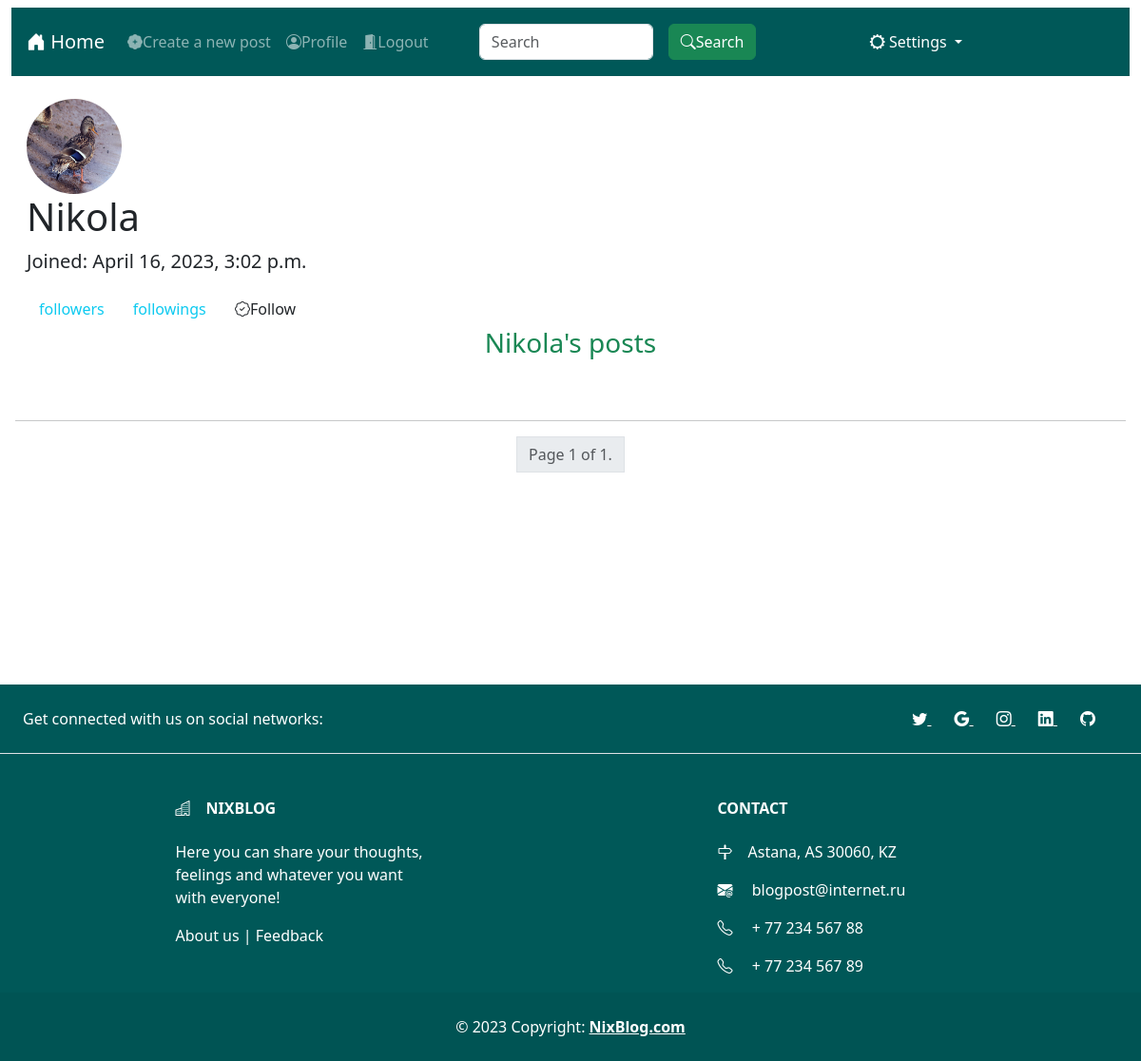
The app's page /posts/user/Nikola/ (signed in), older data.
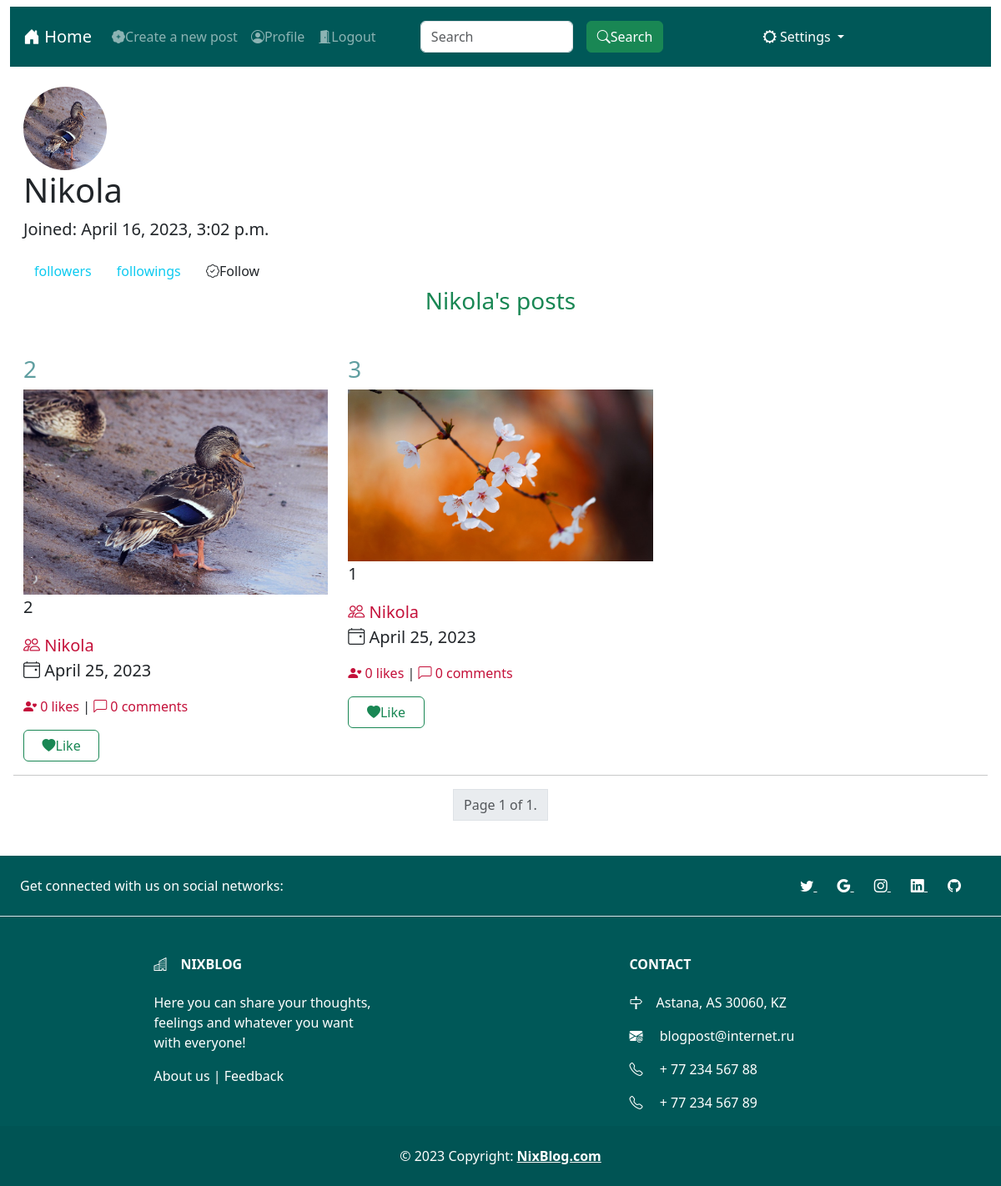
The same page, newer data.
### PostApp/models.py (models this page shows, shortened)
class Profile(models.Model):
    user = models.OneToOneField(User, on_delete=models.CASCADE)
    profile_img = models.ImageField(upload_to='profiles_images/')
    nickname = models.CharField(max_length=64, unique=True)
    about = models.TextField(max_length=5000, null=True, blank=True)

class Post(models.Model):
    title = models.CharField('Title', max_length=128, db_index=True)
    body = models.TextField('Text')
    created_date = models.DateField('Date of creation', auto_now_add=True)
    author = models.ForeignKey(User, on_delete=models.CASCADE)
    image = models.ImageField(upload_to='posts_images/')
    slug = models.SlugField(
        null=False,
        blank=True,
        unique=True,
    )

### PostApp/views.py (the view)
# urls.py: path('posts/user/<str:author>/', views.user_posts, name='user_posts'),
@login_required
def user_posts(request: HttpRequest, author: str) -> HttpResponse:
    logger.info(f'{request.user} connected {request.path}')
    posts = cache.get("%s's posts" % (str(author),))
    if not posts:
        posts = Post.objects.filter(author__profile__nickname=author).order_by('title')
        cache.set("%s's posts" % (str(author),), posts, timeout=10)
    author = Profile.objects.get(nickname=author)
    followed = Follower.objects.filter(
        who_followed=author,
        who_follow=request.user.profile
    )
    paginator = Paginator(posts, 3)
    page_number = request.GET.get('page')
    page_obj = paginator.get_page(page_number)
    context = {
        "author": author,
        "page_obj": page_obj,
        "followed": followed,
    }
    return render(request, 'user_posts.html', context=context)

### PostApp/templatetags/extra_tags.py (called while the page is built)
@register.simple_tag(takes_context=True)
def post_like(context, post_id):
    user = context["request"].user
    try:
        like = PostLike.objects.get(for_post_id=post_id, who_liked_id=user.id)
        return like
    except:
        return None

@register.simple_tag()
def count_comments(slug: str) -> int:
    post = Post.objects.get(slug=slug)
    comments = PostComment.objects.filter(
        for_post=post,
    ).count()
    return int(comments)

@register.simple_tag()
def count_likes(slug: int) -> int:
    post = Post.objects.get(slug=slug)
    likes = PostLike.objects.filter(
        for_post=post,
        is_liked=True,
    ).count()
    return int(likes)

### templates/PostApp/user_posts.html (shortened to what this page needs)
{% extends 'base.html' %}
{% load extra_tags %}
{% block main %}
    <div class="m-3">
        <div class="container-fluid">
        <div>
            <img style="max-height: 100px; max-width: 100px; border: none; border-radius: 50px; min-width: 100px; min-height: 100px" src="{{ author.profile_img.url }}" alt="">
            <div>
                 <h1>{{ author.nickname }}</h1>
                <p class="fs-5">Joined: {{ author.user.date_joined }}</p>
            </div>
        </div>
        <div>
            <button style="color: #0dcaf0" class="btn" onclick="window.location.href = '{% url 'my_followers' %}'">followers</button>
                <button style="color: #0dcaf0" class="btn" onclick="window.location.href = '{% url 'my_followings'%}'">followings</button>
                {% if followed %}
                        <button class="btn bi bi-backspace-fill" onclick="window.location.href = '{% url 'to_follow_user' author.pk %}'">Unfollow</button>
                {% else %}
                    <button class="btn  bi bi-patch-check" onclick="window.location.href = '{% url 'to_follow_user' author.pk %}'">Follow</button>
                {% endif %}
        </div>
       </div>
    <h3 class="text-center mb-5 text-success">{{ author.nickname }}'s posts</h3>
        <div class="container-fluid">
            <div class="row">
                {% for post in page_obj %}
                <div class=" col-md-4 card border-0">
                    <h3>
                        <a style="color: cadetblue;" class="text-decoration-none" href="{% url 'post' post.slug %}">
                            {{ post.title }}
                        </a>
                    </h3>
                    <img src="{{ post.image.url }}" alt="">
                    <p class="fs-5">{{ post.body|truncatewords:50}}</p>
                    {% if request.user == post.author %}
                        <a style="color: #c4113a" class="text-decoration-none fs-5 bi bi-people" href="{% url 'profile' %}">
                            {{ post.author.profile.nickname }}
                        </a>
                    {% else %}
                        <a style="color: #c4113a" class="text-decoration-none fs-5 bi bi-people" href="{% url 'user_posts' post.author.profile.nickname %}">
                            {{ post.author.profile.nickname }}
                        </a>
                    {% endif %}
                    <p class="card-text fs-5 bi bi-calendar4-event"> {{ post.created_date }}</p>
                    <p>
                        <a style="color: #c4113a" class="text-decoration-none bi bi-person-heart" href="{% url 'likes_list' post.slug %}"> {% count_likes post.slug %} likes</a>
                        |
                        <a style="color: #c4113a" class="text-decoration-none bi bi-chat-left" href="{% url 'post' post.slug %}"> {% count_comments post.slug %} comments</a>
                    </p>
                {% if request.user.is_authenticated %}
                    {% post_like post.pk as like %}
                    {% if like %}
                        {% if like.is_liked %}
                            <button class="bi bi-heartbreak btn btn-danger w-25" onclick="window.location.href = '{% url 'create_like' post.slug %}'">Like</button>
                        {% else %}
                            <button class="bi bi-heart-fill btn btn-outline-success w-25" onclick="window.location.href = '{% url 'create_like' post.slug %}'">Like</button>
                        {% endif %}
                        {% else %}
                        <button class="bi bi-heart-fill btn btn-outline-success w-25" onclick="window.location.href = '{% url 'create_like' post.slug %}'">Like</button>
                        {% endif %}
                        {% else %}
                        <button class="bi bi-heart-fill btn btn-outline-success w-25" onclick="window.location.href = '{% url 'login'%}'">Like</button>
                {% endif %}
                </div>
            {% endfor %}
            </div>
        </div>
    <hr>
    <div class="d-flex justify-content-center">
        <ul class="pagination">
            <a class="page-link disabled" href="#">Page {{ page_obj.number }} of {{ page_obj.paginator.num_pages }}.</a>
    </ul>
    </div>
    </div>
{% endblock main %}

### templates/PostApp/base.html (shortened to what this page needs)
{% load static %}
<!doctype html>
<html lang="en">
<head>
    <link rel="stylesheet" href="{% static 'bootstrap-5/css/bootstrap.min.css' %}">
    <link rel="stylesheet" href="https://cdn.jsdelivr.net/npm/bootstrap-icons@1.10.4/font/bootstrap-icons.css">
    <link rel="stylesheet" href="{% static 'custom_css/index.css' %}">
</head>
<body>
<div class="wrapper">
    <div class="content">
        <div class="container-fluid">
<nav class="navbar navbar-dark navbar-expand-lg ">
    <div class="container-fluid p-3" style="background-color: #005858">
        <ul class="navbar-nav">
         <a class="navbar-brand bi bi-house-door-fill" href="{% url 'posts' %}">
            Home
        </a>
        {% if request.user.is_authenticated %}
            {% if request.user.profile %}
                <li class="nav-item">
                    <a class="nav-link bi bi-patch-plus-fill" href="{% url 'create_post' %}">Create a new post</a>
                </li>
            {% endif %}
                <li class="nav-item">
                    <a class="nav-link bi bi-person-circle" href="{% url 'profile' %}">Profile</a>
                </li>
                <li class="nav-item">
                    <a class="nav-link bi bi-door-open-fill" href="{% url 'logout' %}">Logout</a>
                </li>
        {% endif %}
        </ul>
         <form class="d-flex justify-content-end" action="{% url 'search' %}">
                <div class="col-6">
                    <input class="form-control" type="text" name="q" placeholder="Search">
                </div>
                <div class="col-6">
                    <button class="ms-3 bi bi-search btn btn-success" type="submit">Search</button>
                </div>
    </form>
    <div class="dropdown" style="margin-right: 10rem;">
  <a class="bg-transparent dropdown-toggle text-decoration-none text-white bi bi-gear-wide" type="button" id="dropdownMenuLink" data-bs-toggle="dropdown" aria-expanded="false">
    Settings
  </a>
</div>
    </div>
</nav>
</div>
    {% block main %}
    {% endblock main %}
    </div>
<div class="footer">
    <footer class="text-center text-lg-start text-white" style="background-color: #005858;" >
  <section class="d-flex justify-content-center justify-content-lg-between p-4 border-bottom">
    <div class="me-5 d-none d-lg-block">
      <span>Get connected with us on social networks:</span>
    </div>
    <div>
      <a href="" class="me-4 text-reset">
        <i class="bi bi-twitter"></i>
      </a>
      <a href="" class="me-4 text-reset">
        <i class="bi bi-google"></i>
      </a>
      <a href="" class="me-4 text-reset">
        <i class="bi bi-instagram"></i>
      </a>
      <a href="" class="me-4 text-reset">
        <i class="bi bi-linkedin"></i>
      </a>
      <a href="" class="me-4 text-reset">
        <i class="bi bi-github"></i>
      </a>
    </div>
  </section>
  <section class="">
    <div class="container text-center text-md-start mt-5">
      <div class="row mt-3">
        <div class="col-md-3 col-lg-4 col-xl-3 mx-auto mb-4">
          <h6 class="text-uppercase fw-bold mb-4">
            <i class="bi bi-buildings me-3"></i>NixBlog
          </h6>
          <p>
            Here you can share your thoughts, feelings and whatever you want with everyone!
          </p>
            <a class="text-decoration-none text-white" href="{% url 'about' %}">About us</a>
            |
            <a class="text-decoration-none text-white"  href="{% url 'feedback' %}">Feedback</a>
        </div>
        <div class="col-md-4 col-lg-3 col-xl-3 mx-auto mb-md-0 mb-4">
          <h6 class="text-uppercase fw-bold mb-4">Contact</h6>
          <p><i class="bi bi-signpost me-3"></i>Astana, AS 30060, KZ</p>
          <p>
            <i class="bi bi-envelope-at-fill me-3"></i>
            blogpost@internet.ru
          </p>
          <p><i class="bi bi-telephone me-3"></i> + 77 234 567 88</p>
          <p><i class="bi bi-telephone me-3"></i> + 77 234 567 89</p>
        </div>
      </div>
    </div>
  </section>
  <div class="text-center p-4" style="background-color: rgba(0, 0, 0, 0.05);">
    © 2023 Copyright:
    <a class="text-reset fw-bold" href="{% url 'posts' %}">NixBlog.com</a>
  </div>
</footer>
</div>
</div>
</body>
</html>

### static/custom_css/index.css (style rules this page uses)
* { margin: 0; padding: 0; }
html, body { height: 100%; }
.wrapper { position: relative; min-height: 100%; }
.content { padding-bottom: 90px; }
.footer { position: absolute; left: 0; bottom: 0; width: 100%; height: 80px; }

Row changes from the older to the newer data that the page shows:
added Post: title "2", image (picture), body "2", author.profile.nickname "Nikola", created_date "April 25, 2023", slug+id "0"
added Post: title "3", image (picture), body "1", author.profile.nickname "Nikola", created_date "April 25, 2023", slug+id "0"
